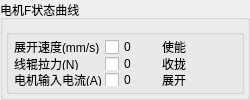
      <widget class="QGroupBox" name="FstateBox">
       <property name="sizePolicy">
        <sizepolicy hsizetype="Expanding" vsizetype="Expanding">
         <horstretch>0</horstretch>
         <verstretch>0</verstretch>
        </sizepolicy>
       </property>
       <property name="minimumSize">
        <size>
         <width>250</width>
         <height>0</height>
        </size>
       </property>
       <property name="maximumSize">
        <size>
         <width>16777215</width>
         <height>16777215</height>
        </size>
       </property>
       <property name="title">
        <string>电机F状态曲线</string>
       </property>
       <layout class="QGridLayout" name="gridLayout_14">
        <property name="leftMargin">
         <number>3</number>
        </property>
        <property name="topMargin">
         <number>3</number>
        </property>
        <property name="rightMargin">
         <number>3</number>
        </property>
        <property name="bottomMargin">
         <number>3</number>
        </property>
        <property name="spacing">
         <number>3</number>
        </property>
        <item row="1" column="0">
         <widget class="QGroupBox" name="groupBox_9">
          <property name="maximumSize">
           <size>
            <width>16777215</width>
            <height>65</height>
           </size>
          </property>
          <property name="title">
           <string/>
          </property>
          <layout class="QGridLayout" name="gridLayout_15">
           <property name="leftMargin">
            <number>5</number>
           </property>
           <property name="topMargin">
            <number>5</number>
           </property>
           <property name="rightMargin">
            <number>5</number>
           </property>
           <property name="bottomMargin">
            <number>5</number>
           </property>
           <property name="spacing">
            <number>3</number>
           </property>
           <item row="0" column="1">
            <widget class="QCheckBox" name="FVelocitycheckBox">
             <property name="text">
              <string>0</string>
             </property>
            </widget>
           </item>
           <item row="0" column="2">
            <widget class="QLabel" name="label_43">
             <property name="minimumSize">
              <size>
               <width>15</width>
               <height>0</height>
              </size>
             </property>
             <property name="text">
              <string>使能</string>
             </property>
            </widget>
           </item>
           <item row="0" column="0">
            <widget class="QLabel" name="label_44">
             <property name="minimumSize">
              <size>
               <width>15</width>
               <height>0</height>
              </size>
             </property>
             <property name="text">
              <string>展开速度(mm/s)</string>
             </property>
            </widget>
           </item>
           <item row="2" column="0">
            <widget class="QLabel" name="label_45">
             <property name="minimumSize">
              <size>
               <width>15</width>
               <height>0</height>
              </size>
             </property>
             <property name="text">
              <string>电机输入电流(A)</string>
             </property>
            </widget>
           </item>
           <item row="2" column="1">
            <widget class="QCheckBox" name="FCurrentcheckBox">
             <property name="text">
              <string>0</string>
             </property>
            </widget>
           </item>
           <item row="1" column="1">
            <widget class="QCheckBox" name="FTorquecheckBox">
             <property name="text">
              <string>0</string>
             </property>
            </widget>
           </item>
           <item row="0" column="3">
            <widget class="QToolButton" name="FEnableButton">
             <property name="minimumSize">
              <size>
               <width>15</width>
               <height>15</height>
              </size>
             </property>
             <property name="text">
              <string/>
             </property>
             <property name="icon">
              <iconset resource="../Image/image.qrc">
               <normaloff>:/red.png</normaloff>:/red.png</iconset>
             </property>
             <property name="iconSize">
              <size>
               <width>10</width>
               <height>10</height>
              </size>
             </property>
             <property name="autoRaise">
              <bool>true</bool>
             </property>
            </widget>
           </item>
           <item row="1" column="2">
            <widget class="QLabel" name="label_46">
             <property name="minimumSize">
              <size>
               <width>15</width>
               <height>0</height>
              </size>
             </property>
             <property name="text">
              <string>收拢</string>
             </property>
            </widget>
           </item>
           <item row="1" column="3">
            <widget class="QToolButton" name="FExtensionButton">
             <property name="minimumSize">
              <size>
               <width>15</width>
               <height>15</height>
              </size>
             </property>
             <property name="text">
              <string/>
             </property>
             <property name="icon">
              <iconset resource="../Image/image.qrc">
               <normaloff>:/red.png</normaloff>:/red.png</iconset>
             </property>
             <property name="iconSize">
              <size>
               <width>10</width>
               <height>10</height>
              </size>
             </property>
             <property name="autoRaise">
              <bool>true</bool>
             </property>
            </widget>
           </item>
           <item row="2" column="2">
            <widget class="QLabel" name="label_47">
             <property name="minimumSize">
              <size>
               <width>15</width>
               <height>0</height>
              </size>
             </property>
             <property name="text">
              <string>展开</string>
             </property>
            </widget>
           </item>
           <item row="2" column="3">
            <widget class="QToolButton" name="FGatheredButton">
             <property name="minimumSize">
              <size>
               <width>15</width>
               <height>15</height>
              </size>
             </property>
             <property name="text">
              <string/>
             </property>
             <property name="icon">
              <iconset resource="../Image/image.qrc">
               <normaloff>:/red.png</normaloff>:/red.png</iconset>
             </property>
             <property name="iconSize">
              <size>
               <width>10</width>
               <height>10</height>
              </size>
             </property>
             <property name="autoRaise">
              <bool>true</bool>
             </property>
            </widget>
           </item>
           <item row="1" column="0">
            <widget class="QLabel" name="label_48">
             <property name="text">
              <string>线辊拉力(N)</string>
             </property>
            </widget>
           </item>
          </layout>
         </widget>
        </item>
        <item row="0" column="0">
         <widget class="QtCharts::QChartView" name="MotorFParameterGraphChartView" native="true">
          <property name="sizePolicy">
           <sizepolicy hsizetype="Preferred" vsizetype="Preferred">
            <horstretch>0</horstretch>
            <verstretch>0</verstretch>
           </sizepolicy>
          </property>
          <property name="minimumSize">
           <size>
            <width>0</width>
            <height>0</height>
           </size>
          </property>
          <property name="font">
           <font>
            <pointsize>5</pointsize>
           </font>
          </property>
         </widget>
        </item>
       </layout>
      </widget>
